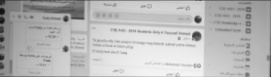
#> input picture server/warpedIMG.jpg, 271 x 77 px
$ python LCD_OCR.py
#> lines starting #> are read from the running program, lines starting #| are printed output that depends on the picture; after the words box and inside, x2 and y2 are one past the last pixel; in counts of white or black regions, pixels touching at a corner belong together
# -*- coding:utf-8 -*-

import cv2
import numpy as np
import matplotlib.pyplot as plt
import argparse
from PIL import Image

DIGITS_LOOKUP = {
    (1, 1, 1, 1, 1, 1, 0): 0,
    (1, 1, 0, 0, 0, 0, 0): 1,
    (1, 0, 1, 1, 0, 1, 1): 2,
    (1, 1, 1, 0, 0, 1, 1): 3,
    (1, 1, 0, 0, 1, 0, 1): 4,
    (0, 1, 1, 0, 1, 1, 1): 5,
    (0, 1, 1, 1, 1, 1, 1): 6,
    (1, 1, 0, 0, 0, 1, 0): 7,
    (1, 1, 1, 1, 1, 1, 1): 8,
    (1, 1, 1, 0, 1, 1, 1): 9,
    (0, 0, 0, 0, 0, 1, 1): '-'
}
H_W_Ratio = 1.9
THRESHOLD = 35
arc_tan_theta = 6.0  # 数码管倾斜角度
crop_y0 = 215
crop_y1 = 470
crop_x0 = 260
crop_x1 = 890

parser = argparse.ArgumentParser()
parser.add_argument('example1.png', help='path to image')
parser.add_argument('-s', '--show_image', action='store_const', const=True, help='whether to show image')
parser.add_argument('-d', '--is_debug', action='store_const', const=True, help='True or False')


def load_image(path, show=False):
    # todo: crop image and clear dc and ac signal
#> called with path = 'warpedIMG.jpg', show = False
    gray_img = cv2.imread(path, cv2.IMREAD_GRAYSCALE)
#> gray_img is the input picture: shape (77, 271); min 16, max 249, mean 185.2
    # [6 lines of commented-out code are left out]
    blurred = cv2.GaussianBlur(gray_img, (7, 7), 0)
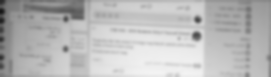
#> blurred: shape (77, 271); min 21, max 243, mean 185.6
    if show:
        cv2.imshow('gray_img', gray_img)
        cv2.imshow('blurred_img', blurred)
    return blurred, gray_img


def preprocess(img, threshold, show=False, kernel_size=(5, 5)):
    # 直方图局部均衡化
    clahe = cv2.createCLAHE(clipLimit=2, tileGridSize=(6, 6))
    img = clahe.apply(img)
    # 自适应阈值二值化
    dst = cv2.adaptiveThreshold(img, 255, cv2.ADAPTIVE_THRESH_GAUSSIAN_C, cv2.THRESH_BINARY_INV, 127, threshold)
    # 闭运算开运算
    kernel = cv2.getStructuringElement(cv2.MORPH_CROSS, kernel_size)
    dst = cv2.morphologyEx(dst, cv2.MORPH_CLOSE, kernel)
    dst = cv2.morphologyEx(dst, cv2.MORPH_OPEN, kernel)

    if show:
        cv2.imshow('equlizeHist', img)
        cv2.imshow('threshold', dst)
    return dst


def helper_extract(one_d_array, threshold=20):
    res = []
    flag = 0
    temp = 0
    for i in range(len(one_d_array)):
        if one_d_array[i] < 12 * 255:
            if flag > threshold:
                start = i - flag
                end = i
                temp = end
                if end - start > 20:
                    res.append((start, end))
            flag = 0
        else:
            flag += 1

    else:
        if flag > threshold:
            start = temp
            end = len(one_d_array)
            if end - start > 50:
                res.append((start, end))
    return res


def find_digits_positions(img, reserved_threshold=20):
    # [12 lines of commented-out code are left out]

    digits_positions = []
    img_array = np.sum(img, axis=0)
    horizon_position = helper_extract(img_array, threshold=reserved_threshold)
    img_array = np.sum(img, axis=1)
    vertical_position = helper_extract(img_array, threshold=reserved_threshold * 4)
    # make vertical_position has only one element
    if len(vertical_position) > 1:
        vertical_position = [(vertical_position[0][0], vertical_position[len(vertical_position) - 1][1])]
    for h in horizon_position:
        for v in vertical_position:
            digits_positions.append(list(zip(h, v)))
    assert len(digits_positions) > 0, "Failed to find digits's positions"

    return digits_positions


# [142 lines left out: functions recognize_digits_area_method, recognize_digits_line_method, not called in this run]


def main():
    #args = parser.parse_args()
    #blurred, gray_img = load_image(args.image_path, show=args.show_image)
    blurred, gray_img = load_image('warpedIMG.jpg', show=False)
    output1 = gray_img

    #----------------------- cropping ----------------------------
    im = Image.open('warpedIMG.jpg')
    # im.show()
    width, height = im.size  # Get dimensions
#> width = 271; height = 77
    new_height = height / 2
#> new_height = 38.5

    left = (width - width) / 2 + 18
#> left = 18
    top = (height - height) / 2 + 18
#> top = 18
    right = ((width + width) / 2) - 18
#> right = 253
    bottom = (height + height) / 2 - 18
#> bottom = 59

    cropped = im.crop((left, top, right, bottom))
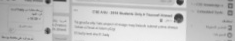
#> cropped: PIL image 235x41 L; min 41, max 241, mean 193.9
    #cropped.show()
    cropped.save('out.jpg')
    #---------------------------------------------------------------

    #------------------------ Resizing -----------------------------
    blurred, gray_img = load_image('out.jpg', show=False)
#> call 2 of load_image, with path = 'out.jpg', show = False
#> in load_image (call 2), `blurred = cv2.GaussianBlur(gray_img, (7, 7), 0)`:
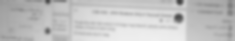
#> blurred: shape (41, 235); min 67, max 239, mean 194
    output = gray_img
    scale_percent = 150  # percent of original size
    width = int(output.shape[1] * scale_percent / 100)
#> width = 352
    height = int(output.shape[0] * scale_percent / 100)
#> height = 61
    dim = (width, height)
#> dim = (352, 61)
    # resize image
    resized = cv2.resize(output, dim, interpolation=cv2.INTER_AREA)
    #cv2.imshow('resiezewd', resized)
    #cv2.waitKey(0)
    #--------------------------------------------------------------

    dst = preprocess(resized, THRESHOLD, show=False)
#> in preprocess, `img = clahe.apply(img)`:
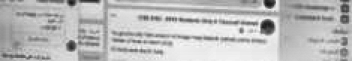
#> img: shape (61, 352); min 18, max 248, mean 188
#> in preprocess, `dst = cv2.adaptiveThreshold(img, 255, cv2.ADAPTIVE_THRESH_GAUSSIAN_C, ..`:
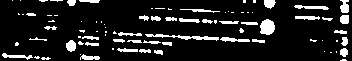
#> dst: shape (61, 352); 12.2% white; 85 white regions (45 under 20 px), largest, box (x1, y1, x2, y2) and area: (145, 34, 219, 41) 201, (260, 19, 275, 35) 187, (294, 5, 329, 10) 103
#> in preprocess, `dst = cv2.morphologyEx(dst, cv2.MORPH_CLOSE, kernel)`:
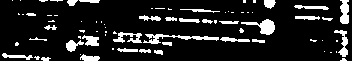
#> dst: shape (61, 352); 13% white; 75 white regions (44 under 20 px), largest, box (x1, y1, x2, y2) and area: (143, 34, 219, 44) 269, (241, 19, 275, 35) 238, (340, 0, 349, 24) 178
#> in preprocess, `dst = cv2.morphologyEx(dst, cv2.MORPH_OPEN, kernel)`:
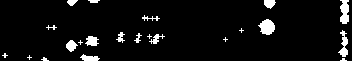
#> dst: shape (61, 352); 5.7% white; 22 white regions (8 under 20 px), largest, box (x1, y1, x2, y2) and area: (258, 19, 275, 35) 186, (340, 0, 349, 24) 174, (338, 30, 348, 57) 134
    digits_positions = find_digits_positions(dst)
#> in find_digits_positions, `img_array = np.sum(img, axis=0)`: img_array = 352 values, max 13515 at index 344, min 0 at index 0, mean 884.5
#> the loop in helper_extract, `for i in range(len(one_d_array)):` made 352 passes
#> flag on passes 1 to 12: 0, 0, 0, 0, 0, 0, 0, 0, 0, 0, 0, 0
#> after the loop in helper_extract, `for i in range(len(one_d_array)):`: res = []
#> in find_digits_positions, `img_array = np.sum(img, axis=1)`: img_array = 61 values, max 10710 at index 0, min 1020 at index 13, mean 5104.2
#> the loop in helper_extract (call 2), `for i in range(len(one_d_array)):` made 61 passes
#> flag on passes 1 to 12: 1, 2, 3, 4, 5, 6, 7, 8, 0, 0, 0, 0
#> in find_digits_positions, `vertical_position = helper_extract(img_array, threshold=reserved_thres..`: vertical_position = []
    digits = recognize_digits_line_method(digits_positions, output, dst)

    serverOutput = ''
    for everyDigit in digits:
        if everyDigit.__str__().isdigit():
            serverOutput = serverOutput + everyDigit.__str__()

    print(serverOutput)


if __name__ == '__main__':
#> (the run stopped early here; a loop or call above may not have finished)
